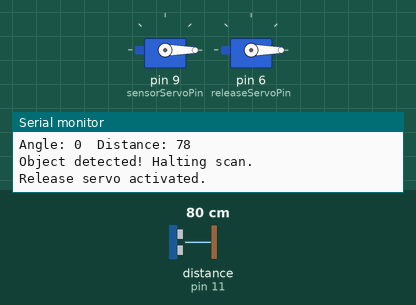
A sketch run on a simulated Arduino Uno, built with avr-gcc and run on an emulated ATmega328P. Parts: 2 × servo, the last lines printed to the serial monitor. Wiring (inferred from the names in the program): ultrasonic range finder: trigger pin 10; echo pin 11. The inputs (shaded band) are chosen by the test bench; at power-on: distance to the obstacle (sensor on pin 11) 80 cm. The echo pulse lasts 58.3 µs per cm.

Above: at 1.8 s.
1.9 s: distance to the obstacle (sensor on pin 11) set to 13 cm
6.1 s: distance to the obstacle (sensor on pin 11) set to 11 cm
At 6.44 s:
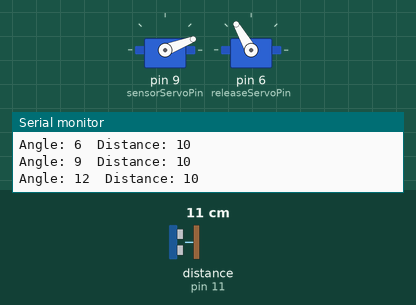
At 7.05 s:
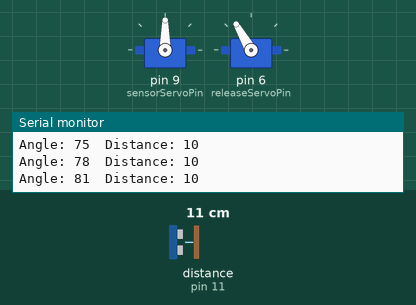
9.6 s: distance to the obstacle (sensor on pin 11) set to 18 cm
At 10.4 s:
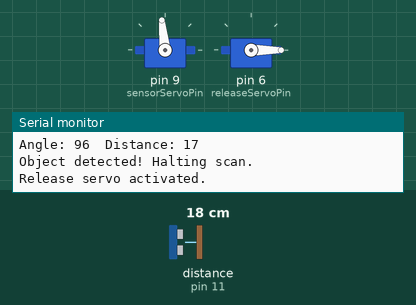
Timing chart, 0 to 19.1 s (numbered marks = the images above; inputs shaded):
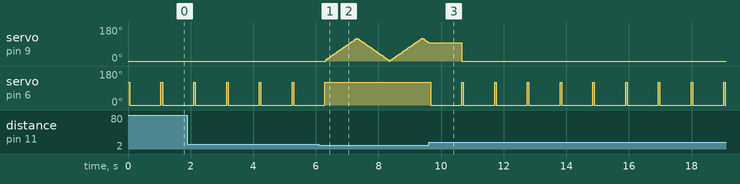

Measured:
- the behaviour switches between 12 and 11 cm on distance to the obstacle (sensor on pin 11) (found by bisection; images 0 and 1)
- after the input at 9.6 s, servo on pin 6 (releaseServoPin): alternates 120° for 0.05 s and 0° for 1.0 s, starting after 0.06 s
- by itself, servo on pin 6 (releaseServoPin): alternates 120° for 0.05 s and 0° for 1.0 s

The sketch:

Servo_W_Detect.ino
```cpp
#include <Servo.h>

// -------------------------------------------------
// === PIN ASSIGNMENTS ===
const int trigPin = 10;
const int echoPin = 11;
const int sensorServoPin = 9;
const int releaseServoPin = 6;

// -------------------------------------------------
// === CONSTANTS ===
const int detectionDistance = 100;  // cm threshold for detection
const int delayTime = 15;           // ms between servo sweeps
const int releaseDelay = 30;        // ms wait before releasing
const int resetDelay = 1000;         // ms wait after release before reset

// -------------------------------------------------
// === OBJECTS ===
Servo sensorServo;
Servo releaseServo;

// -------------------------------------------------
// === STATE VARIABLES ===
int angle = 0;
int direction = 3;                 // 1 = forward, -1 = backward
bool scanning = true;
bool objectDetected = false;
bool releaseTriggered = false;
unsigned long detectionTime = 0;   // when object detected
unsigned long releaseTime = 0;     // when release triggered

// -------------------------------------------------
// === SETUP ===
void setup() {
  Serial.begin(9600);

  sensorServo.attach(sensorServoPin);
  releaseServo.attach(releaseServoPin);
  releaseServo.write(120); // Initial "holding" position

  pinMode(trigPin, OUTPUT);
  pinMode(echoPin, INPUT);
}

// -------------------------------------------------
// === MAIN LOOP ===
void loop() {

  if (scanning) {
    performScan();
  }

  if (objectDetected && !releaseTriggered) {
    checkReleaseTrigger();
  }

  if (releaseTriggered) {
    checkSystemReset();
  }
}

// -------------------------------------------------
// === FUNCTIONS ===

void performScan() {
  // Move the servo to current angle
  sensorServo.write(angle);
  delay(delayTime);

  // Take a sonar reading
  long distance = readDistance();

  Serial.print("Angle: ");
  Serial.print(angle);
  Serial.print("  Distance: ");
  Serial.println(distance);

  // Object detected within threshold?
  if (distance > 10 && distance <= detectionDistance) {
    scanning = false;
    objectDetected = true;
    detectionTime = millis();
    Serial.println("Object detected! Halting scan.");
    return;
  }

  // Sweep control
  angle += direction;
  if (angle >= 120 || angle <= 0) {
    direction = -direction; // Reverse direction
  }
}

void checkReleaseTrigger() {
  if (millis() - detectionTime >= releaseDelay) {
    releaseServo.write(0); // Release position
    releaseTime = millis(); // Mark time release happened
    releaseTriggered = true;
    Serial.println("Release servo activated.");
  }
}

void checkSystemReset() {
  if (millis() - releaseTime >= resetDelay) {
    releaseServo.write(120);      // Retract pin to starting position
    angle = 0;                  // Reset scan
    direction = 3;
    scanning = true;
    objectDetected = false;
    releaseTriggered = false;
    Serial.println("System reset. Acquiring new target...");
  }
}

//Sonar Set-up

long readDistance() {
  digitalWrite(trigPin, LOW);
  delayMicroseconds(2);
  digitalWrite(trigPin, HIGH);
  delayMicroseconds(10);
  digitalWrite(trigPin, LOW);

  long duration = pulseIn(echoPin, HIGH, 30000);
  if (duration == 0) return -1;
  return duration * 0.034 / 2; // convert time to distance (cm)
}
```
